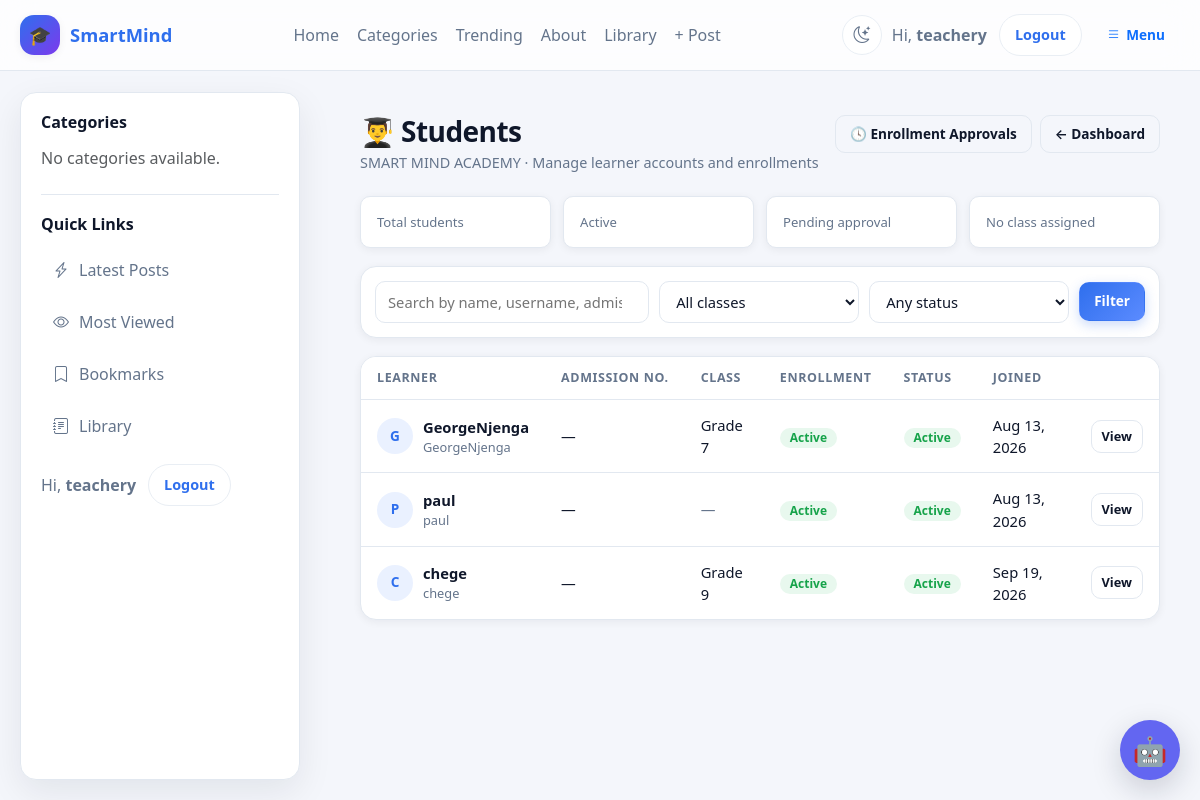
The app's page /accounts/students/ (signed in) with its own data.
### accounts/models.py (models this page shows, shortened)
class User(AbstractUser):
    ROLE_CHOICES = [
        ("school_admin", "School Admin"),
        ("teacher", "Teacher"),
        ("student", "Student"),
        ("parent", "Parent"),
    ]
    role = models.CharField(
        max_length=20,
        choices=ROLE_CHOICES,
        default="student",
        db_index=True,
    )
    school = models.ForeignKey(
        "schools.School",
        on_delete=models.CASCADE,
        related_name="users",
        null=True,
        blank=True,
    )
    school_class = models.ForeignKey(
        "schools.SchoolClass",
        on_delete=models.SET_NULL,
        related_name="students",
        null=True,
        blank=True,
    )
    teacher_role = models.ForeignKey(
        "TeacherRole",
        on_delete=models.SET_NULL,
        null=True,
        blank=True,
        related_name="teachers",
    )
    admission_number = models.CharField(
        max_length=30,
        unique=True,
        blank=True,
        null=True,
        db_index=True,
    )
    employee_number = models.CharField(
        max_length=30,
        unique=True,
        blank=True,
        null=True,
        db_index=True,
    )
    tsc_number = models.CharField(
        max_length=30,
        blank=True,
        null=True,
    )
    phone_number = models.CharField(max_length=20, blank=True)
    profile_picture = models.ImageField(upload_to="profiles/", blank=True, null=True)
    date_of_birth = models.DateField(blank=True, null=True)
    is_verified = models.BooleanField(default=False)
    created_at = models.DateTimeField(default=timezone.now)
    updated_at = models.DateTimeField(auto_now=True)

### schools/models.py (models this page shows, shortened)
class School(models.Model):
    name = models.CharField(max_length=255)
    code = models.SlugField(max_length=50, unique=True)
    slogan = models.CharField(max_length=255, blank=True)
    about = models.TextField(blank=True)
    logo = models.ImageField(
        upload_to="schools/logos/",
        blank=True,
        null=True
    )
    email = models.EmailField(blank=True)
    phone_number = models.CharField(max_length=20, blank=True)
    website = models.URLField(blank=True)
    address = models.CharField(max_length=255, blank=True)
    is_active = models.BooleanField(default=True)
    created_at = models.DateTimeField(auto_now_add=True)
    updated_at = models.DateTimeField(auto_now=True)
    class Meta:
        ordering = ["name"]

class SchoolClass(models.Model):
    LEVEL_CHOICES = [
        ("pre_primary", "Pre-Primary"),
        ("lower_primary", "Lower Primary"),
        ("upper_primary", "Upper Primary"),
        ("junior_school", "Junior School"),
        ("senior_school", "Senior School"),
    ]
    school = models.ForeignKey(
        School,
        on_delete=models.CASCADE,
        related_name="classes"
    )
    name = models.CharField(max_length=50)
    level = models.CharField(
        max_length=30,
        choices=LEVEL_CHOICES
    )
    order = models.PositiveSmallIntegerField(
        default=1,
        help_text="Used to sort classes."
    )
    is_active = models.BooleanField(default=True)
    class Meta:
        unique_together = ("school", "name")
        ordering = ["order", "name"]

### accounts/views.py (the view)
# urls.py: path("students/",views.student_list,name="student_list",),
@login_required
def student_list(request):
    students = User.objects.filter(
        role="student",
        school=request.user.school,
    ).select_related("school_class")
    return render(
        request,
        "student_list.html",
        {"students": students},
    )

### accounts/templates/student_list.html (shortened to what this page needs)
{% extends "base.html" %}
{% load static %}
{% block content %}
<div class="page">
    <div class="page-header">
        <div>
            <h3>👨‍🎓 Students</h3>
            <div class="sub">
                {{ request.user.school.name }} ·
                Manage learner accounts and enrollments
            </div>
        </div>
        <div class="page-actions">
            <a href="{% url 'enrollment_review_list' %}"
               class="btn btn-outline">
                🕓 Enrollment Approvals
            </a>
            <a href="{% url 'school_admin_dashboard' %}"
               class="btn btn-outline">
                ← Dashboard
            </a>
        </div>
    </div>
    <div class="stats">
        <div class="stat">
            <div class="l">Total students</div>
        </div>
        <div class="stat">
            <div class="l">Active</div>
        </div>
        <div class="stat">
            <div class="l">Pending approval</div>
        </div>
        <div class="stat">
            <div class="l">No class assigned</div>
        </div>
    </div>
    <form method="get" class="toolbar">
        <input type="search"
               name="q"
               value="{{ q }}"
               placeholder="Search by name, username, admission no., or email…">
        <select name="class">
            <option value="">All classes</option>
        </select>
        <select name="status">
            <option value="">Any status</option>
        </select>
        <button type="submit" class="btn btn-primary">Filter</button>
    </form>
    <div class="table-card">
        {% if students %}
            <div class="table-responsive">
                <table class="students">
                    <thead>
                        <tr>
                            <th>Learner</th>
                            <th>Admission no.</th>
                            <th>Class</th>
                            <th>Enrollment</th>
                            <th>Status</th>
                            <th>Joined</th>
                            <th></th>
                        </tr>
                    </thead>
                    <tbody>
                        {% for s in students %}
                        <tr>
                            <td data-label="Learner">
                                <div class="name-cell">
                                    <span class="avatar">
                                        {{ s.first_name|first|default:s.username|first|upper }}
                                    </span>
                                    <div>
                                        <div class="full">
                                            {{ s.get_full_name|default:s.username }}
                                        </div>
                                        <div class="username">
                                            {{ s.username }}
                                        </div>
                                    </div>
                                </div>
                            </td>
                            <td data-label="Admission no.">
                                {{ s.admission_no|default:"—" }}
                            </td>
                            <td data-label="Class">
                                {% if s.school_class %}
                                    {{ s.school_class.name }}
                                {% else %}
                                    <span style="color: var(--muted);">—</span>
                                {% endif %}
                            </td>
                            <td data-label="Enrollment">
                                {% with s.enrollments.all|first as e %}
                                    {% if e %}
                                        {% if e.status == "ACTIVE" %}
                                            <span class="badge badge-active">Active</span>
                                        {% elif e.status == "PENDING" %}
                                            <span class="badge badge-pending">Pending</span>
                                        {% elif e.status == "REJECTED" %}
                                            <span class="badge badge-inactive">Rejected</span>
                                        {% else %}
                                            <span class="badge badge-neutral">
                                                {{ e.get_status_display }}
                                            </span>
                                        {% endif %}
                                    {% else %}
                                        <span class="badge badge-neutral">None</span>
                                    {% endif %}
                                {% endwith %}
                            </td>
                            <td data-label="Status">
                                {% if s.is_active %}
                                    <span class="badge badge-active">Active</span>
                                {% else %}
                                    <span class="badge badge-inactive">Inactive</span>
                                {% endif %}
                            </td>
                            <td data-label="Joined">
                                {{ s.date_joined|date:"M d, Y" }}
                            </td>
                            <td data-label="">
                                <div class="row-actions">
                                    <a href="{% url 'student_detail' s.id %}"
                                       class="btn btn-sm btn-outline">
                                        View
                                    </a>
                                </div>
                            </td>
                        </tr>
                        {% endfor %}
                    </tbody>
                </table>
            </div>
        {% endif %}
    </div>
</div>
{% endblock %}

### blog/templates/base.html (shortened to what this page needs)
{% load static %}
<!DOCTYPE html>
<html lang="en" data-theme="light">
<head>
    <link href="https://cdn.jsdelivr.net/npm/bootstrap@5.3.7/dist/css/bootstrap.min.css" rel="stylesheet">
    <link rel="stylesheet" href="https://cdn.jsdelivr.net/npm/bootstrap-icons@1.11.3/font/bootstrap-icons.min.css">
    <link rel="stylesheet" href="{% static 'smartmind_ai/chatbot.css' %}">
    <link rel="stylesheet" href="{% static 'django_ckeditor_5/dist/styles.css' %}">
</head>
<body>
<div class="site-shell">
    <header class="site-navbar">
        <div class="nav-inner">
            <a href="{% url 'dashboard' %}" class="brand">
                <span class="brand-badge">🎓</span>
                <span>SmartMind</span>
            </a>
            <nav class="nav-links" aria-label="Main navigation">
                {% if user.is_authenticated %}
                    <a href="{% url 'dashboard' %}">Home</a>
                {% else %}
                    <a href="{% url 'blog:home' %}">Home</a>
                {% endif %}
                <a href="#">Categories</a>
                <a href="#">Trending</a>
                <a href="#">About</a>
                <a href="{% url 'library:home' %}">Library</a>
                {% if user.is_authenticated %}
                    {% if user.is_superuser or user.role == "school_admin" or user.role == "teacher" %}
                        <a href="{% url 'blog:add_post' %}">+ Post</a>
                    {% endif %}
                {% endif %}
            </nav>
            <div class="nav-actions">
                <button type="button"
                        class="theme-toggle"
                        id="themeToggle"
                        aria-label="Toggle dark mode"
                        title="Toggle light / dark theme">
                    <i class="bi bi-moon-stars icon-moon"></i>
                </button>
                <div class="user-box">
                    {% if user.is_authenticated %}
                        <span>Hi, <strong>{{ user.username }}</strong></span>
                        <form action="{% url 'logout' %}" method="post" class="m-0">
                            <button type="submit" class="btn-pill">Logout</button>
                        </form>
                    {% else %}
                        <a href="{% url 'login' %}" class="btn-pill">Login</a>
                    {% endif %}
                </div>
                <button class="btn btn-outline-primary mobile-menu-btn"
                        type="button"
                        data-bs-toggle="offcanvas"
                        data-bs-target="#mobileSidebar"
                        aria-controls="mobileSidebar">
                    <i class="bi bi-list"></i> Menu
                </button>
            </div>
        </div>
    </header>
    <div class="layout">
        <aside class="sidebar d-none d-lg-block">
            <div class="sidebar-section">
                <h3>Categories</h3>
                <div class="sidebar-links">
                    {% for category in categories %}
                        <a href="{% url 'blog:category_post' category.slug %}">
                            <i class="bi bi-folder2"></i>
                            <span>{{ category.name }}</span>
                        </a>
                    {% empty %}
                        <p class="text-muted mb-0">No categories available.</p>
                    {% endfor %}
                </div>
            </div>
            <div class="sidebar-section">
                <h3>Quick Links</h3>
                <div class="sidebar-links">
                    <a href="#"><i class="bi bi-lightning-charge"></i><span>Latest Posts</span></a>
                    <a href="#"><i class="bi bi-eye"></i><span>Most Viewed</span></a>
                    <a href="#"><i class="bi bi-bookmark"></i><span>Bookmarks</span></a>
                    <a href="{% url 'library:home' %}"><i class="bi bi-journal-text"></i><span>Library</span></a>
                </div>
                <div class="user-box mt-3">
                    {% if user.is_authenticated %}
                        <span>Hi, <strong>{{ user.username }}</strong></span>
                        <form action="{% url 'logout' %}" method="post" class="m-0">
                            <button type="submit" class="btn-pill">Logout</button>
                        </form>
                    {% else %}
                        <a href="{% url 'login' %}" class="btn-pill">Login</a>
                    {% endif %}
                </div>
            </div>
        </aside>
        <main>
            <div class="content-wrap">
                {% block content %}{% endblock %}
            </div>
        </main>
    </div>
</div>
{% include "smartmind_ai/chatbot.html" %}
</body>
</html>

### records on screen
User: username "teachery", user.school.name "SMART MIND ACADEMY"
User: first_name|first "G", get_full_name "GeorgeNjenga", username "GeorgeNjenga", admission_no "—", school_class.name "Grade 7", is_active "Active", date_joined "Aug 13, 2026"
User: first_name|first "P", get_full_name "paul", username "paul", admission_no "—", is_active "Active", date_joined "Aug 13, 2026"
User: first_name|first "C", get_full_name "chege", username "chege", admission_no "—", school_class.name "Grade 9", is_active "Active", date_joined "Sep 19, 2026"
